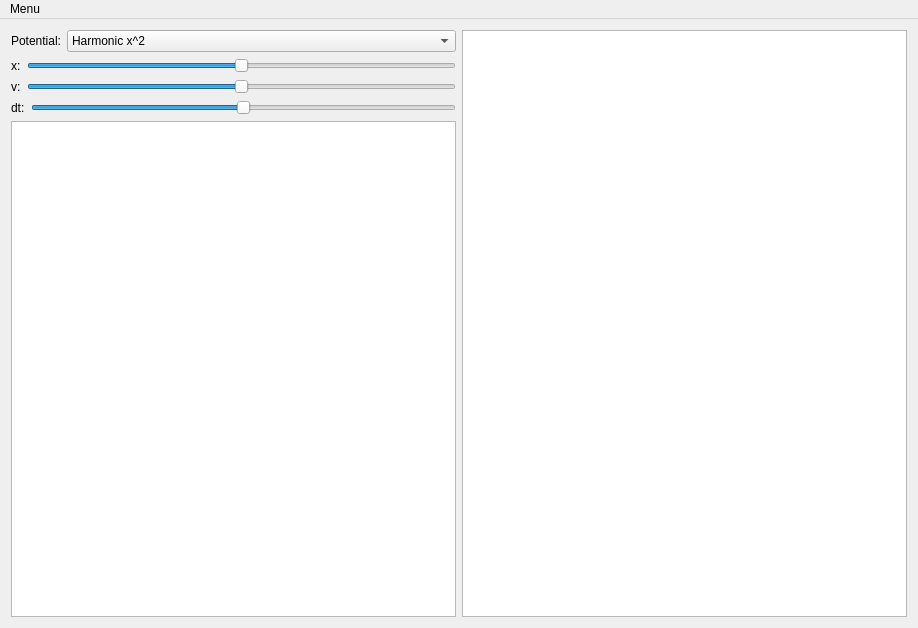
<?xml version="1.0" encoding="UTF-8"?>
<ui version="4.0">
 <class>MainWindow</class>
 <widget class="QMainWindow" name="MainWindow">
  <property name="geometry">
   <rect>
    <x>0</x>
    <y>0</y>
    <width>918</width>
    <height>628</height>
   </rect>
  </property>
  <property name="windowTitle">
   <string>MainWindow</string>
  </property>
  <widget class="QWidget" name="centralWidget">
   <layout class="QHBoxLayout" name="horizontalLayout">
    <item>
     <layout class="QVBoxLayout" name="panelLayout">
      <item>
       <layout class="QHBoxLayout" name="potLayout">
        <item>
         <widget class="QLabel" name="potLabel">
          <property name="sizePolicy">
           <sizepolicy hsizetype="Minimum" vsizetype="Preferred">
            <horstretch>0</horstretch>
            <verstretch>0</verstretch>
           </sizepolicy>
          </property>
          <property name="text">
           <string>Potential:</string>
          </property>
         </widget>
        </item>
        <item>
         <widget class="QComboBox" name="potComboBox">
          <property name="sizePolicy">
           <sizepolicy hsizetype="Expanding" vsizetype="Fixed">
            <horstretch>0</horstretch>
            <verstretch>0</verstretch>
           </sizepolicy>
          </property>
          <item>
           <property name="text">
            <string>Harmonic x^2</string>
           </property>
          </item>
         </widget>
        </item>
       </layout>
      </item>
      <item>
       <layout class="QHBoxLayout" name="xLayout">
        <item>
         <widget class="QLabel" name="xLabel">
          <property name="text">
           <string>x:</string>
          </property>
         </widget>
        </item>
        <item>
         <widget class="QSlider" name="xSlider">
          <property name="minimum">
           <number>-200</number>
          </property>
          <property name="maximum">
           <number>200</number>
          </property>
          <property name="pageStep">
           <number>20</number>
          </property>
          <property name="value">
           <number>0</number>
          </property>
          <property name="orientation">
           <enum>Qt::Horizontal</enum>
          </property>
          <property name="tickPosition">
           <enum>QSlider::NoTicks</enum>
          </property>
         </widget>
        </item>
       </layout>
      </item>
      <item>
       <layout class="QHBoxLayout" name="vLayout">
        <item>
         <widget class="QLabel" name="vLabel">
          <property name="text">
           <string>v:</string>
          </property>
         </widget>
        </item>
        <item>
         <widget class="QSlider" name="vSlider">
          <property name="minimum">
           <number>-200</number>
          </property>
          <property name="maximum">
           <number>200</number>
          </property>
          <property name="pageStep">
           <number>20</number>
          </property>
          <property name="value">
           <number>0</number>
          </property>
          <property name="orientation">
           <enum>Qt::Horizontal</enum>
          </property>
          <property name="tickPosition">
           <enum>QSlider::NoTicks</enum>
          </property>
         </widget>
        </item>
       </layout>
      </item>
      <item>
       <layout class="QHBoxLayout" name="tLayout">
        <item>
         <widget class="QLabel" name="tLabel">
          <property name="text">
           <string>dt:</string>
          </property>
         </widget>
        </item>
        <item>
         <widget class="QSlider" name="tSlider">
          <property name="sizePolicy">
           <sizepolicy hsizetype="Expanding" vsizetype="Fixed">
            <horstretch>0</horstretch>
            <verstretch>0</verstretch>
           </sizepolicy>
          </property>
          <property name="minimum">
           <number>-200</number>
          </property>
          <property name="maximum">
           <number>200</number>
          </property>
          <property name="pageStep">
           <number>20</number>
          </property>
          <property name="value">
           <number>0</number>
          </property>
          <property name="orientation">
           <enum>Qt::Horizontal</enum>
          </property>
          <property name="tickPosition">
           <enum>QSlider::NoTicks</enum>
          </property>
         </widget>
        </item>
       </layout>
      </item>
      <item>
       <widget class="QTextBrowser" name="outputTextBrowser">
        <property name="sizePolicy">
         <sizepolicy hsizetype="Expanding" vsizetype="Expanding">
          <horstretch>0</horstretch>
          <verstretch>0</verstretch>
         </sizepolicy>
        </property>
       </widget>
      </item>
     </layout>
    </item>
    <item>
     <widget class="QGraphicsView" name="graphicsView">
      <property name="sizePolicy">
       <sizepolicy hsizetype="Expanding" vsizetype="Expanding">
        <horstretch>0</horstretch>
        <verstretch>0</verstretch>
       </sizepolicy>
      </property>
      <property name="minimumSize">
       <size>
        <width>0</width>
        <height>0</height>
       </size>
      </property>
      <property name="maximumSize">
       <size>
        <width>447</width>
        <height>16777215</height>
       </size>
      </property>
     </widget>
    </item>
   </layout>
  </widget>
  <widget class="QMenuBar" name="menuBar">
   <property name="geometry">
    <rect>
     <x>0</x>
     <y>0</y>
     <width>918</width>
     <height>24</height>
    </rect>
   </property>
   <widget class="QMenu" name="menuFile">
    <property name="title">
     <string>Menu</string>
    </property>
    <addaction name="actionClose"/>
   </widget>
   <addaction name="menuFile"/>
  </widget>
  <action name="actionClose">
   <property name="text">
    <string>&amp;Quit</string>
   </property>
   <property name="shortcut">
    <string>Ctrl+Q</string>
   </property>
  </action>
 </widget>
 <layoutdefault spacing="6" margin="11"/>
 <tabstops>
  <tabstop>potComboBox</tabstop>
  <tabstop>xSlider</tabstop>
  <tabstop>vSlider</tabstop>
  <tabstop>tSlider</tabstop>
  <tabstop>outputTextBrowser</tabstop>
  <tabstop>graphicsView</tabstop>
 </tabstops>
 <resources/>
 <connections>
  <connection>
   <sender>actionClose</sender>
   <signal>triggered()</signal>
   <receiver>MainWindow</receiver>
   <slot>close()</slot>
   <hints>
    <hint type="sourcelabel">
     <x>-1</x>
     <y>-1</y>
    </hint>
    <hint type="destinationlabel">
     <x>17</x>
     <y>33</y>
    </hint>
   </hints>
  </connection>
  <connection>
   <sender>xSlider</sender>
   <signal>valueChanged(int)</signal>
   <receiver>MainWindow</receiver>
   <slot>updateDisplay()</slot>
   <hints>
    <hint type="sourcelabel">
     <x>105</x>
     <y>85</y>
    </hint>
    <hint type="destinationlabel">
     <x>74</x>
     <y>95</y>
    </hint>
   </hints>
  </connection>
  <connection>
   <sender>vSlider</sender>
   <signal>valueChanged(int)</signal>
   <receiver>MainWindow</receiver>
   <slot>updateDisplay()</slot>
   <hints>
    <hint type="sourcelabel">
     <x>151</x>
     <y>112</y>
    </hint>
    <hint type="destinationlabel">
     <x>98</x>
     <y>124</y>
    </hint>
   </hints>
  </connection>
  <connection>
   <sender>tSlider</sender>
   <signal>valueChanged(int)</signal>
   <receiver>MainWindow</receiver>
   <slot>updateDisplay()</slot>
   <hints>
    <hint type="sourcelabel">
     <x>182</x>
     <y>135</y>
    </hint>
    <hint type="destinationlabel">
     <x>121</x>
     <y>151</y>
    </hint>
   </hints>
  </connection>
  <connection>
   <sender>potComboBox</sender>
   <signal>currentIndexChanged(int)</signal>
   <receiver>MainWindow</receiver>
   <slot>updateDisplay()</slot>
   <hints>
    <hint type="sourcelabel">
     <x>223</x>
     <y>56</y>
    </hint>
    <hint type="destinationlabel">
     <x>52</x>
     <y>67</y>
    </hint>
   </hints>
  </connection>
 </connections>
 <slots>
  <slot>updateDisplay()</slot>
 </slots>
</ui>
